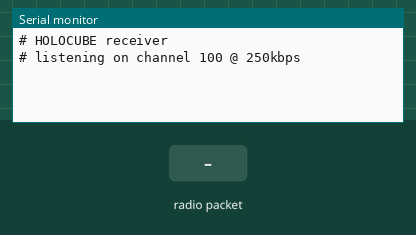
A sketch run on a simulated Arduino Uno, built with avr-gcc and run on an emulated ATmega328P. Shown: the last lines printed to the serial monitor. The test bench sets the inputs (shaded band). No radio packets arrive unless stated.

Above: at 1.2 s.
1.3 s: radio packet "1" arrives
At 1.7 s:
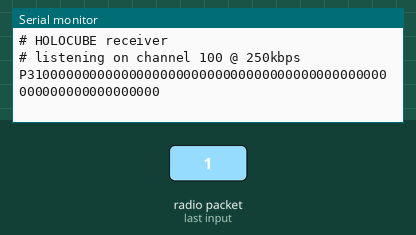
2.8 s: radio packet "0" arrives
At 4.0 s:
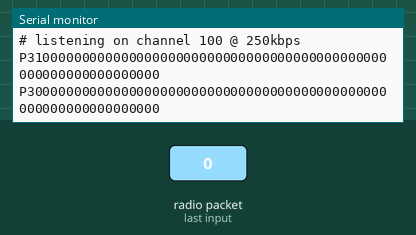
4.3 s: radio packet "2" arrives
At 10.9 s:
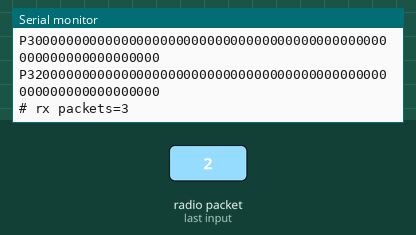

Measured:
- after the input at 1.3 s, the serial monitor: prints a new line at once (image 1)
- after the input at 2.8 s, the serial monitor: prints a new line at once (image 2)
- after the input at 4.3 s, the serial monitor: prints a new line at once (image 3)

The sketch:

holocube_receiver_uno.ino
```cpp
/* ============================================================
   HOLOCUBE RECEIVER  —  Arduino Uno + NRF24L01+
   Ground / relay test receiver for BACAR-14 "Skybridge"

   Packet format (32 bytes):
     [0] type   [1] fragment   [2..31] 30 bytes payload
   Integrity is the NRF24's own hardware CRC-16 — anything
   corrupt never reaches us, so there's nothing to check here.

   The Uno has 2 KB of RAM and cannot buffer an image, so it
   streams good packets out as hex and the PC reassembles.
   See holocube_rebuild.py.

   WIRING  (Uno hardware SPI)
     NRF24  CE   -> D9        MOSI -> D11
     NRF24  CSN  -> D10       MISO -> D12
     NRF24  SCK  -> D13       GND  -> GND
     NRF24  VCC  -> 3.3V   <-- NOT 5V. The module will die on 5V.

   Put 10 uF across the module's VCC/GND pins, legs short.
   Skipping that is the most common cause of "it doesn't work".
   ============================================================ */

#include <SPI.h>
#include <RF24.h>

#define PIN_CE   9
#define PIN_CSN 10
RF24 radio(PIN_CE, PIN_CSN);

const uint8_t ADDR_RX[5] = {0x11, 0x22, 0x33, 0x44, 0x55};
const uint8_t NRF_CHANNEL = 100;

#define PKT_SIZE      32
#define PKT_IMG_START 0x01
#define PKT_IMG_DATA  0x02
#define PKT_IMG_END   0x03
#define PKT_VID_META  0x04
#define PKT_STATUS    0x06

uint32_t n_rx = 0;
uint32_t t_report = 0;

void setup() {
  Serial.begin(115200);
  Serial.println(F("# HOLOCUBE receiver"));

  if (!radio.begin()) {
    Serial.println(F("# NRF24 NOT FOUND - check wiring and 3.3V"));
    while (1) { delay(1000); }
  }
  radio.setPALevel(RF24_PA_MAX);
  radio.setDataRate(RF24_250KBPS);
  radio.setChannel(NRF_CHANNEL);
  radio.setAutoAck(false);
  radio.setCRCLength(RF24_CRC_16);
  radio.openReadingPipe(1, ADDR_RX);
  radio.startListening();

  Serial.println(F("# listening on channel 100 @ 250kbps"));
  t_report = millis();
}

void loop() {
  if (radio.available()) {
    uint8_t p[PKT_SIZE];
    radio.read(p, PKT_SIZE);
    n_rx++;

    if (p[0] == PKT_STATUS) {
      uint16_t up   = ((uint16_t)p[2]  << 8) | p[3];
      uint16_t cyc  = ((uint16_t)p[4]  << 8) | p[5];
      uint16_t img  = ((uint16_t)p[6]  << 8) | p[7];
      uint16_t vid  = ((uint16_t)p[8]  << 8) | p[9];
      int16_t  die  = ((int16_t) p[11] << 8) | p[12];
      Serial.print(F("# ALIVE up="));  Serial.print(up);
      Serial.print(F("s cyc="));       Serial.print(cyc);
      Serial.print(F(" hi="));         Serial.print(img);
      Serial.print(F(" vid="));        Serial.print(vid);
      Serial.print(F(" sd="));         Serial.print(p[10]);
      Serial.print(F(" die="));        Serial.print(die / 10.0, 1);
      Serial.println(F("C"));
      return;
    }

    if (p[0] == PKT_VID_META) {
      uint16_t vid = ((uint16_t)p[2] << 8) | p[3];
      uint16_t fr  = ((uint16_t)p[4] << 8) | p[5];
      Serial.print(F("# VIDEO clip ")); Serial.print(vid);
      Serial.print(F(" - "));           Serial.print(fr);
      Serial.print(F(" frames, "));     Serial.print(p[6]);
      Serial.println(F("s, on the SD card"));
      return;
    }

    // image packets go out as hex for the PC to reassemble
    Serial.print('P');
    for (uint8_t i = 0; i < PKT_SIZE; i++) {
      if (p[i] < 16) Serial.print('0');
      Serial.print(p[i], HEX);
    }
    Serial.println();
  }

  if (millis() - t_report > 10000UL) {
    t_report = millis();
    Serial.print(F("# rx packets=")); Serial.println(n_rx);
  }
}
```
